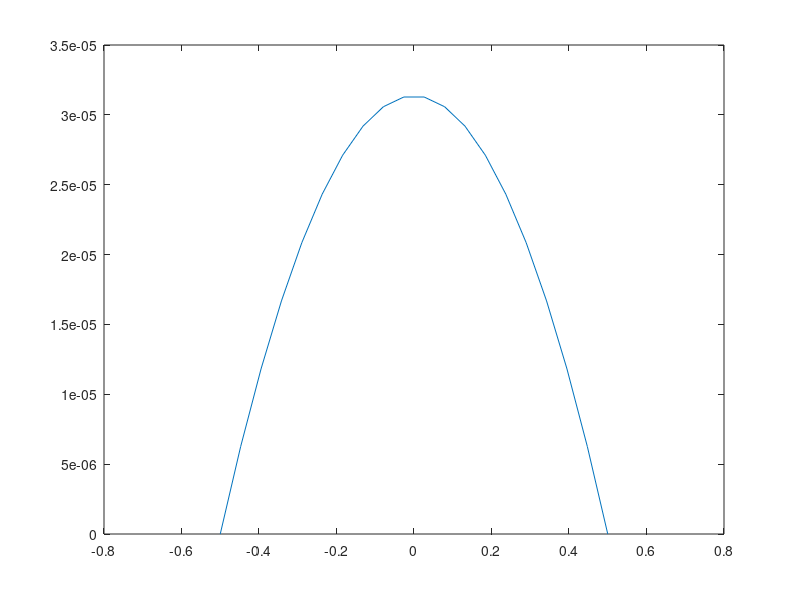

Reproduce this figure in MATLAB.


    format long;
	clc;
	clear all;
	
    YMAX = 20 % NUMBER OF GRID POINTS

	% MATERIAL PROPERTIES OF THE WATER
	RHO = 1000.0  	       % DENSITY OF THE FLUID
	MU = 0.00102 	       % DYNAMIC VISCOSITY OF THE FLUID  
	NU = MU/RHO  	       % KINEMATIC VISCOSITY OF THE FLUID

	disp('Fluid density, RHO [kg/m3] = ');
	RHO
	disp('Dynamic viscosity MU [Pas] = ');
	MU
	disp('Kinematic viscosity NU [m2/s] = ')
	NU

	% DIMENSIONS OF THE COMPUTATIONAL DOMAIN
	length = 10.0 	       % LENGTH OF THE DOMAIN [meter]
	height = 1.0  	       % HEIGHT OF THE DOMAIN [meter]
	width = 1.0            % WIDTH OF THE DOMAIN  [meter]

	l = length	       % LENGTH OF THE CHANNEL
	h = height	       % HEIGHT OF THE CHANNEL
	w = width	       % WIDTH OF THE CHANNEL

	disp('Length of the channel [m] = ')
	l
	disp('Height of the channel [m] = ')
	h
	disp('Width of the channel [m] = ')
	w

	% INPUT REYNOLDS NUMBER
	Re = 41.0 		
	%print *, 'Reynolds number = ', Re

	% COMPUTE THE AVERAGE VELOCITY OF THE FLOW
	ua = (Re*NU)/(2*h)
	%print *, 'Average velocity of the flow = ', ua

	% COMPUTE THE PRESSURE-DROP
	dp = (12.0*MU*l*ua)/(h*h)
	%print *, 'Pressure drop in the channel = ', dp

	% COMPUTE THE VOLUME FLOW RATE
	Q = (w*dp*h*h*h)/(12.0*MU*l)
	%print *, 'Volume flow rate = ', Q

	% ONE-DIMENSIONAL GRID GENERATION
% Discretization in y (centered at y = 0)
delY = h / (YMAX - 1);  % Grid spacing
y_min = -h / 2;
y_max =  h / 2;

% Generate symmetric grid from -h/2 to h/2
Y = linspace(y_min, y_max, YMAX);

% Analytical velocity profile
U = zeros(1, YMAX);
for J = 1:YMAX
    if J == 1 || J == YMAX
        U(J) = 0.0;  % No-slip at the walls
    else
         U(J) = (dp / (2.0 * MU * l)) * ((h^2) / 4 - Y(J)^2);

    end
end

    plot(Y',U')
	
	% WRITE THE COMPUTED ANALYTICAL VELOCITY PROFILE IN A FILE
	%open(1,file = 'OutputProfileNS1D.dat')

	%do J=1,YMAX
	%  write (1,*) Y(J), U(J)
 	%end do

	%close (1)

	%print *, 'OUTPUT FILE IS READY!'

%end program NavierStokes1DAnalyicalSolution

%! END
